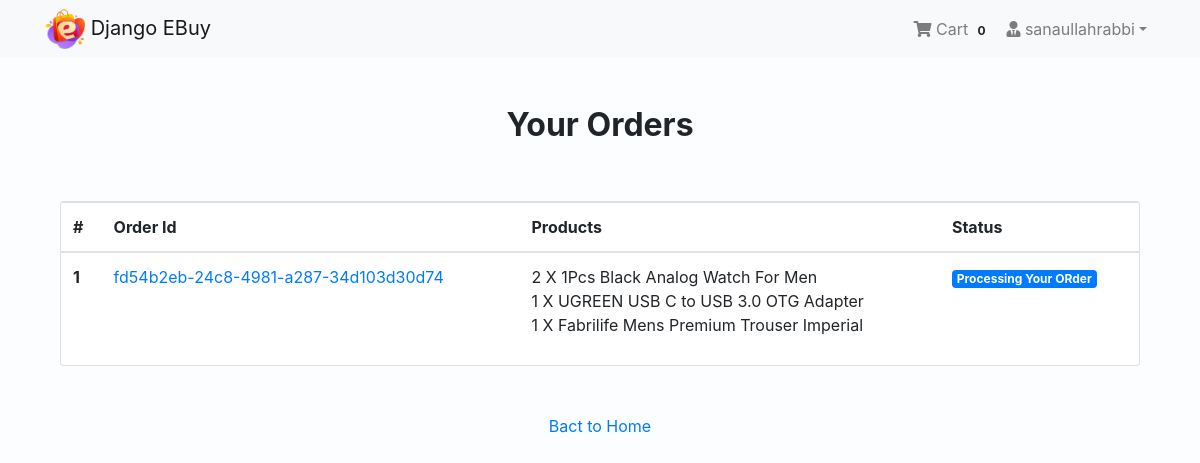
Page /payment/orders/ (signed in) on the committed database.
### app_login/models.py (models this page shows, shortened)
class User(AbstractBaseUser, PermissionsMixin):
    email = models.EmailField(unique=True, null=False)
    role = models.CharField(max_length=20,choices=(('','Select Type'),('Buyer','Buyer'),('Seller','Seller'),),null=True)
    is_staff = models.BooleanField(
        gettext_lazy('staff status'),
        default=False,
        help_text = gettext_lazy('Designates whether the user can log in this site')
    )
    is_active = models.BooleanField(
        gettext_lazy('active'),
        default=True,
        help_text=gettext_lazy('Designates whether this user should be treated as active. Unselect this instead of deleting accounts')
    )
    USERNAME_FIELD = 'email'
    objects = MyUserManager()

class Profile(models.Model):
    user = models.OneToOneField(User, on_delete=models.CASCADE, related_name='profile')
    username = models.CharField(max_length=264, blank=True)
    full_name = models.CharField(max_length=264, blank=True)
    address_1 = models.TextField(max_length=300, blank=True)
    city = models.CharField(max_length=40, blank=True)
    zipcode = models.CharField(max_length=10, blank=True)
    country = models.CharField(max_length=50, blank=True)
    phone = models.CharField(max_length=20, blank=True,)
    date_joined = models.DateTimeField(auto_now_add=True)

### app_order/models.py (models this page shows, shortened)
class Order(models.Model):
    orderitems = models.ManyToManyField(Cart)
    user = models.ForeignKey(settings.AUTH_USER_MODEL, on_delete=models.CASCADE)
    ordered = models.BooleanField(default=False)
    created = models.DateTimeField(auto_now_add=True)
    paymentId = models.CharField(max_length=264, blank=True, null=True)
    orderId = models.CharField(max_length=200, blank=True, null=True)
    applied_coupon = models.BooleanField(default=False)
    coupon = models.ForeignKey(Coupon,on_delete=models.SET_NULL,null=True)

class Cart(models.Model):
    user = models.ForeignKey(settings.AUTH_USER_MODEL, on_delete=models.CASCADE, related_name="cart")
    item = models.ForeignKey(Product, on_delete=models.CASCADE)
    quantity = models.IntegerField(default=1)
    purchased = models.BooleanField(default=False)
    created = models.DateTimeField(auto_now_add=True)
    updated = models.DateTimeField(auto_now=True)
    def __str__(self):
        return f'{self.quantity} X {self.item}'

### app_shop/models.py (models this page shows)
class Product(models.Model):
    vendor = models.ForeignKey(User,on_delete=models.CASCADE,null=True)
    name = models.CharField(max_length=264,null=True)
    category = models.ForeignKey(Category, on_delete=models.CASCADE, related_name='category')
    detail_text = models.TextField(max_length=1000, verbose_name='Description')
    mainimage = models.ImageField(upload_to='Products')
    price = models.FloatField()
    old_price = models.FloatField(default=0.00)
    created = models.DateTimeField(auto_now_add=True)
    def __str__(self):
        return self.name
    class Meta:
        ordering = ['-created',]

### app_payment/views.py (the view)
# urls.py: path('orders/', views.order_view, name="orders"),
@login_required
def order_view(request):
    try:
        orders = Order.objects.filter(user=request.user, ordered=True)
        context = {"orders": orders}
    except:
        messages.warning(request, "You do no have an active order")
        return redirect("app_shop:home")
    return render(request, "app_payment/order.html", context)

### app_order/templatetags/cart_tag.py (called while the page is built)
@register.filter
def cart_total(user):
    order = Order.objects.filter(user=user, ordered=False)
    if order.exists():
        return order[0].orderitems.count()
    else:
        return 0

### templates/app_payment/order.html (shortened to what this page needs)
{% extends 'base.html' %}
{% block body_block %}
<div class="container mt-5">
	<h2 class="text-center"><strong>Your Orders</strong></h2>
	<div class="row">
		<div class="col-md-12">
			<div class="card mt-5" style="height: auto">
				<div class="table-responsive">
					<table class="table">
						<thead>
							<tr>
								<th scope="col">#</th>
								<th scope="col">Order Id</th>
								<th scope="col">Products</th>
								<th scope="col">Status</th>
							</tr>
						</thead>
						<tbody>
							{% for order in orders %}
							<tr>
								<th scope="row">{{ forloop.counter }}</th>
								<td><a href="#">{{ order.orderId }}</a></td>
								<td>
									{% for item in order.orderitems.all %} {{item}} <br />
									{% endfor %}
								</td>
								<td
									><span class="badge badge-primary"
										>Processing Your ORder</span
									></td
								>
							</tr>
							{% endfor %}
						</tbody>
					</table>
				</div>
			</div>
		</div>
		<div class="col-md-12 my-5 text-center">
			<a href="{% url 'app_shop:home' %}">Bact to Home</a>
		</div>
	</div>
</div>
{% endblock %}

### templates/navbar.html (shortened to what this page needs)
{% load static %}
{% load cart_tag %}
<nav class="navbar navbar-expand-lg navbar-light bg-light py-1">
	<div class="container">
		<a class="navbar-brand" href="{% url 'app_shop:home' %}"><img src="{% static 'images/logo.png' %}" alt=""
				srcset="" class="img-fluid" style="width: 40px;"> Django EBuy</a>
		<div class="collapse navbar-collapse" id="navbarNav">
			<ul class="navbar-nav w-100">
				{% if request.user.is_authenticated %}
				<div class="ml-lg-auto d-flex">
					{% if request.user.role == 'Buyer' %}
					<li class="nav-item">
						<a href="{% url 'app_order:cart' %}" class="nav-link">
							<i class="fa fa-shopping-cart"></i> Cart
							<span class="badge badge-light">{{ request.user | cart_total }}</span>
						</a>
					</li>
					{% endif %}
					<li class="nav-item dropdown">
						<a class="nav-link dropdown-toggle" href="#" id="navbarDropdown" role="button"
							data-toggle="dropdown" aria-haspopup="true" aria-expanded="false"><i
								class="fas fa-user-tie"></i>
							{{request.user.profile.username}}</a>
					</li>
				</div>
				{% else %}
				<li class="nav-item ml-auto">
					<a href="{% url 'app_login:login' %}" class="btn btn-primary">Login</a>
				</li>
				{% endif %}
			</ul>
		</div>
	</div>
</nav>

### static/css/main.css (style rules this page uses)
body { background: rgb(251, 253, 255) }

### rows in the picture
User: user|cart_total "0", user.profile.username "sanaullahrabbi"
Order: orderId "fd54b2eb-24c8-4981-a287-34d103d30d74"
Cart: quantity+item "2 X 1Pcs Black Analog Watch For Men"
Cart: quantity+item "1 X UGREEN USB C to USB 3.0 OTG Adapter"
Cart: quantity+item "1 X Fabrilife Mens Premium Trouser Imperial"
